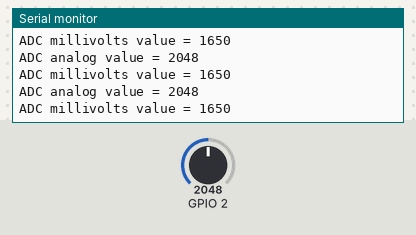
A sketch run on a simulated ESP32. On the bench: the last lines printed to the serial monitor. The test bench sets the inputs (shaded band); at power-on: GPIO 2 = 2048 (analog values on the 0–4095 scale).

Above: at 1.2 s.
1.3 s: GPIO 2 set to 2866
At 1.31 s:
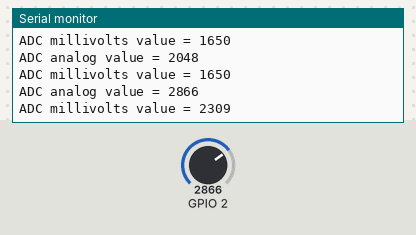
2.8 s: GPIO 2 set to 3603
At 2.82 s:
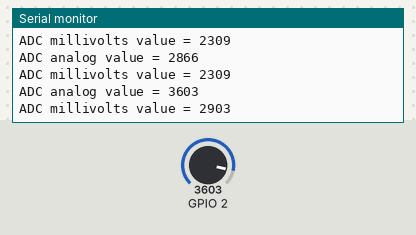
Timing chart, 0 to 5.8 s (numbered marks = the images above; inputs shaded):
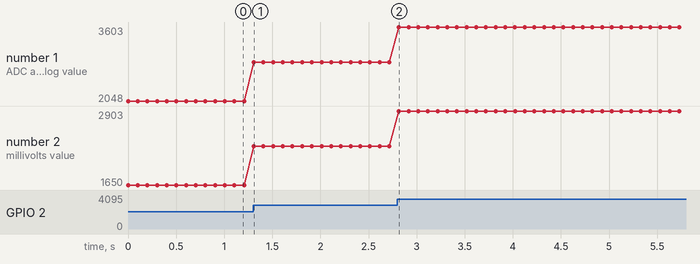

The sketch:

AnalogRead.ino
```cpp
void setup() {
  // initialize serial communication at 115200 bits per second:
  Serial.begin(115200);

  //set the resolution to 12 bits (0-4095)
  analogReadResolution(12);
}

void loop() {
  // read the analog / millivolts value for pin 2:
  int analogValue = analogRead(2);
  int analogVolts = analogReadMilliVolts(2);

  // print out the values you read:
  Serial.printf("ADC analog value = %d\n", analogValue);
  Serial.printf("ADC millivolts value = %d\n", analogVolts);

  delay(100);  // delay in between reads for clear read from serial
}
```

Measured:
- after the input at 1.3 s, the serial monitor: prints a new line at once (image 1)
- after the input at 2.8 s, the serial monitor: prints a new line at once (image 2)
- plotted number 1: 2048 → 2866 after the input at 1.3 s, 2866 → 3603 after the input at 2.8 s
- plotted number 2: 1650 → 2309 after the input at 1.3 s, 2309 → 2903 after the input at 2.8 s
